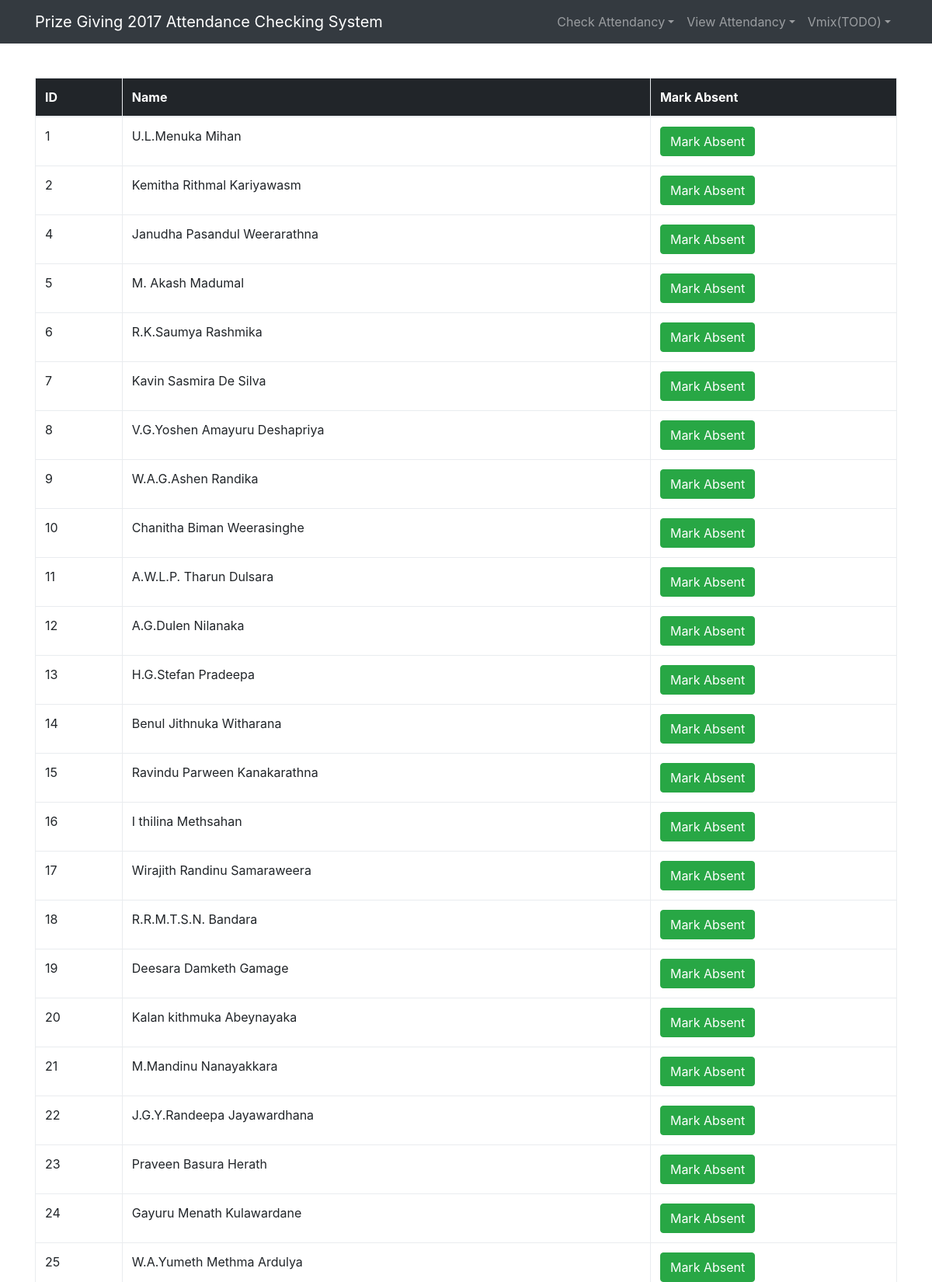
The app's page /mark/ (upper part) with its own data.
### tables this page shows
CREATE TABLE "PrizeWinners" ( `ID` INTEGER PRIMARY KEY AUTOINCREMENT, `PrizeID` INTEGER, `Name` TEXT, `Absent` NUMERIC, `Prizes` TEXT, `Extra` TEXT );

### PrizeGiving.py (the view)
@app.route('/mark/')
def mark():
    try:
        db = database()
        data = db.read('SELECT * FROM PrizeWinners WHERE Absent IS NULL ')
        return render_template("mark.html", data=data)
    except:
        return render_template("mark.html")

### data/database.py (called while the page is built)
    def read(self, query, *pars):
        try:
            self.c.execute(query, pars)
            return self.c.fetchall()
        except Exception as e:
            print(str(type(e).__name__) + " : " + str(e))

### templates/mark.html
{% extends "header.html" %}
{% block body %}
	<table class="table table-hover table-bordered table-responsive" id='admintable'>
	  <thead class="thead-inverse">
		<tr>
		  <th>ID</th>
		  <th>Name</th>
		  <th>Mark Absent</th>
		</tr>
	  </thead>
	  <tbody>
		{% for row in data %}
			<tr>
			  <td>{{row[1]}}</td>
			  <td>{{row[2]}}</td>
			  <td><a href="/update/?id={{row[0]}}">
					<button type="button" class="btn btn-success">Mark Absent</button>
			  </a></td>
			</tr>
		{% endfor %}
	  </tbody>
	</table>
{% endblock %}

### templates/header.html (shortened to what this page needs)
<!DOCTYPE html>
<html lang="en">
	<head>
		<link rel="stylesheet" href="{{ url_for('static', filename='css/bootstrap.min.css') }}">
		<nav class="navbar navbar-expand-lg navbar-dark bg-dark fixed-top" role="navigation">
			<div class="container">
				<a class="navbar-brand" href="/">Prize Giving 2017 Attendance Checking System</a>
				<div class="collapse navbar-collapse" id="Navbar">
					<ul class="nav navbar-nav flex-row justify-content-between ml-auto">
						<li class="nav-item dropdown">
							<a class="nav-link dropdown-toggle" data-toggle="dropdown" href="#" role="button" aria-haspopup="true" aria-expanded="false">Check Attendancy</a>
						</li>
						<li class="nav-item dropdown">
							<a class="nav-link dropdown-toggle" data-toggle="dropdown" href="#" role="button" aria-haspopup="true" aria-expanded="false">View Attendancy</a>
						</li>
						<li class="nav-item dropdown">
							<a class="nav-link dropdown-toggle" data-toggle="dropdown" href="#" role="button" aria-haspopup="true" aria-expanded="false">Vmix(TODO)</a>
						</li>
					</ul>
				</div>
			</div>
		</nav>
	</head>
	<body style="padding-top: 100px;">
		<div class="container" style="min-height:100% width:80%">
			{% block body %}{% endblock %}
		</div>
	</body>
</html>

### records on screen
PrizeWinners: PrizeID "1", Name "U.L.Menuka Mihan"
PrizeWinners: PrizeID "2", Name "Kemitha Rithmal Kariyawasm"
PrizeWinners: PrizeID "4", Name "Janudha Pasandul Weerarathna"
PrizeWinners: PrizeID "5", Name "M. Akash Madumal"
PrizeWinners: PrizeID "6", Name "R.K.Saumya Rashmika"
PrizeWinners: PrizeID "7", Name "Kavin Sasmira De Silva"
PrizeWinners: PrizeID "8", Name "V.G.Yoshen Amayuru Deshapriya"
PrizeWinners: PrizeID "9", Name "W.A.G.Ashen Randika"
PrizeWinners: PrizeID "10", Name "Chanitha Biman Weerasinghe"
PrizeWinners: PrizeID "11", Name "A.W.L.P. Tharun Dulsara"
PrizeWinners: PrizeID "12", Name "A.G.Dulen Nilanaka"
PrizeWinners: PrizeID "13", Name "H.G.Stefan Pradeepa"
PrizeWinners: PrizeID "14", Name "Benul Jithnuka Witharana"
PrizeWinners: PrizeID "15", Name "Ravindu Parween Kanakarathna"
PrizeWinners: PrizeID "16", Name "I thilina Methsahan"
PrizeWinners: PrizeID "17", Name "Wirajith Randinu Samaraweera"
PrizeWinners: PrizeID "18", Name "R.R.M.T.S.N. Bandara"
PrizeWinners: PrizeID "19", Name "Deesara Damketh Gamage"
PrizeWinners: PrizeID "20", Name "Kalan kithmuka Abeynayaka"
PrizeWinners: PrizeID "21", Name "M.Mandinu Nanayakkara"
PrizeWinners: PrizeID "22", Name "J.G.Y.Randeepa Jayawardhana"
PrizeWinners: PrizeID "23", Name "Praveen Basura Herath"
PrizeWinners: PrizeID "24", Name "Gayuru Menath Kulawardane"
PrizeWinners: PrizeID "25", Name "W.A.Yumeth Methma Ardulya"
